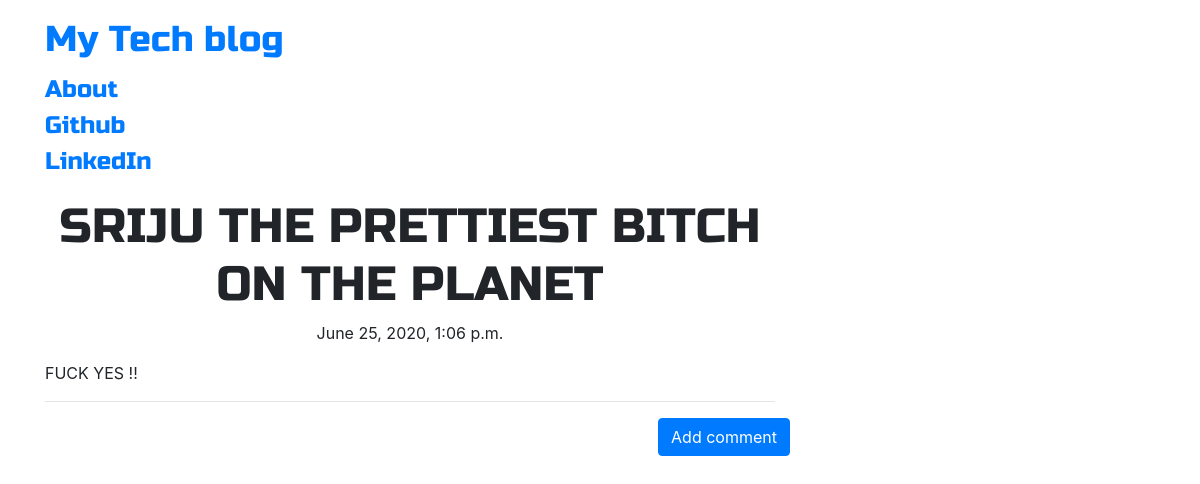
/post/5/, run on the app's committed database.
### blog/models.py (models this page shows, shortened)
class Post(models.Model):
    author = models.ForeignKey('auth.User',on_delete=models.CASCADE)
    title = models.CharField(max_length=200)
    text = models.TextField()
    create_date = models.DateTimeField(default=timezone.now())
    published_date = models.DateTimeField(blank=True,null=True)

### blog/views.py (the view)
# urls.py: path('post/<int:pk>/', views.PostDetailView.as_view(), name='post_detail'),
class PostDetailView(DetailView):
    model = Post

### blog/templates/blog/post_detail.html (shortened to what this page needs)
{% extends 'blog/base.html' %}
{% block content %}
        <h1 class='posttitle loader'>{{ post.title }}</h1>
        {% if post.published_date %}
            <div class="date postdate">
                {{ post.published_date }}
            </div>
        {% else %}
            <a class="btn btn-default" href="{% url 'post_publish' pk=post.pk %}">Publish</a>
        {% endif %}
      <p class='postcontent' >{{ post.text|safe|linebreaksbr }}</p>
  <hr>
  <a class="btn btn-primary btn-comment" href="{% url 'add_comment_to_post' pk=post.pk %}">Add comment</a>
  <div class="container">
  {% for comment in post.comments.all %}
  <br>
  {% empty %}
      <p>No comments posted.</p>
  {% endfor %}
</div>
{% endblock %}

### blog/static/css/blog.css (style rules this page uses)
.postdate { text-align: center; }
.posttitle { font-family: 'Russo One', sans-serif; font-size: 3em; text-align: center; }
.postcontent { font-family: 'Montserrat'; font-size: 1.5em; }
.btn-comment { position: absolute; right: 0px; }
.loader { filter:hue-rotate(0deg); color: linear-gradient(45deg,#0f8,#08f); animation:hue 5000ms infinite linear; }

### data on the page
Post: title "SRIJU THE PRETTIEST BITCH ON THE PLANET", published_date "June 25, 2020, 1:06 p.m.", text "FUCK YES !!"
